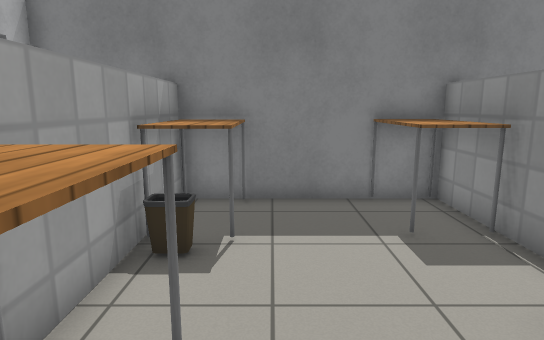
view 1 (above)

24 first-person views from a walk through a Gazebo world. The camera is 1.2 m above the floor, tilts 10° down and sees 75° across. The floor is counted in squares, 0.5 m on a side. Each view is taken from the middle of a square. On the plan, view 1 faces up. The plan holds only what a view shows up to about 20 squares ahead; the rest is blank. Gazebo's built-in surfaces are drawn with simple patterns. Some stock models are drawn as simple stand-ins.

view 2
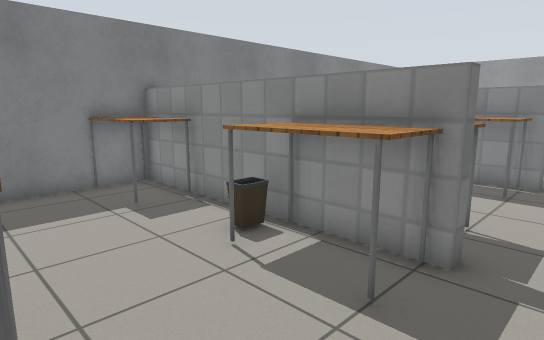

view 3
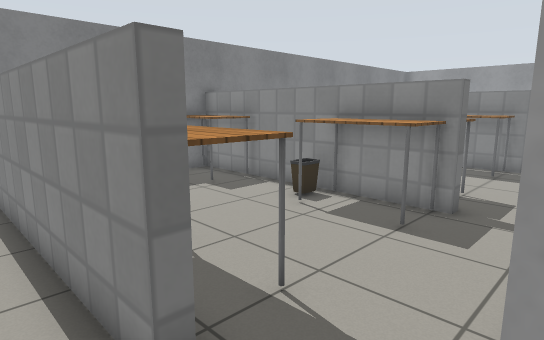

view 4
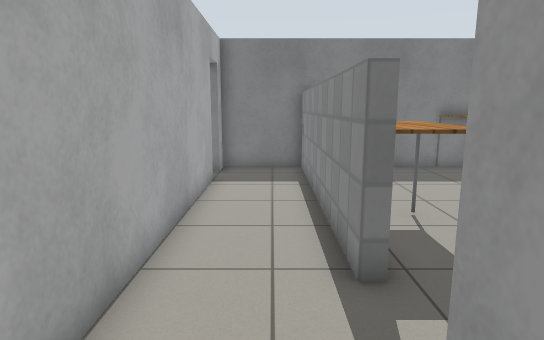

view 5
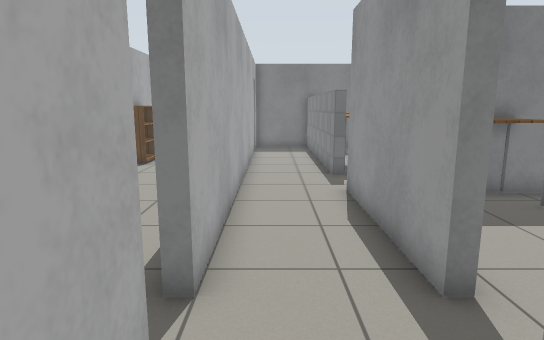

view 6
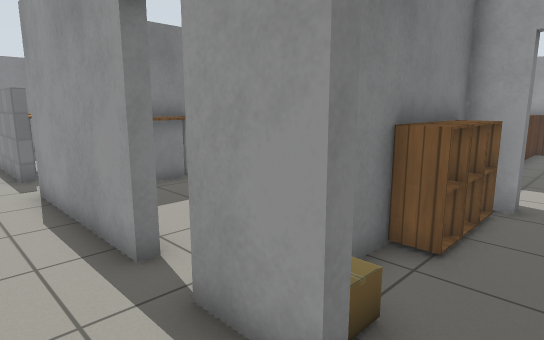

view 7
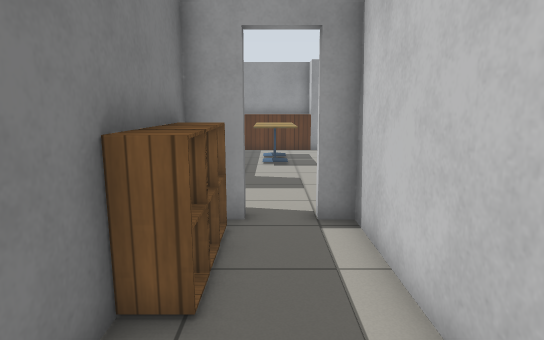

view 8
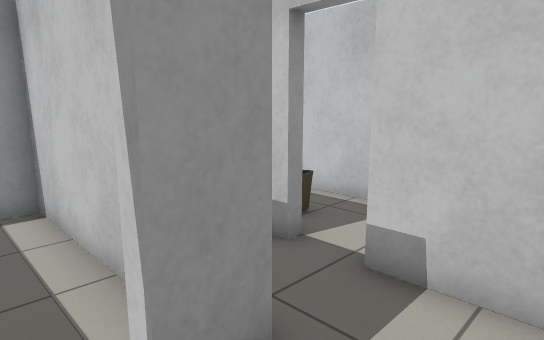

view 9
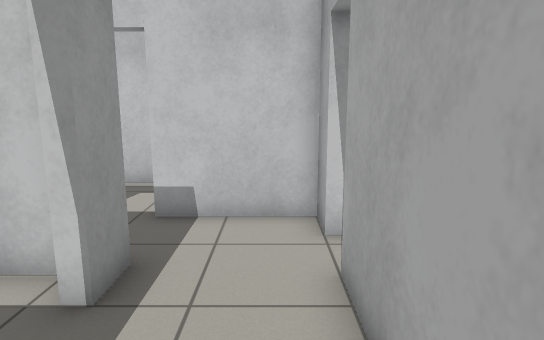

view 10
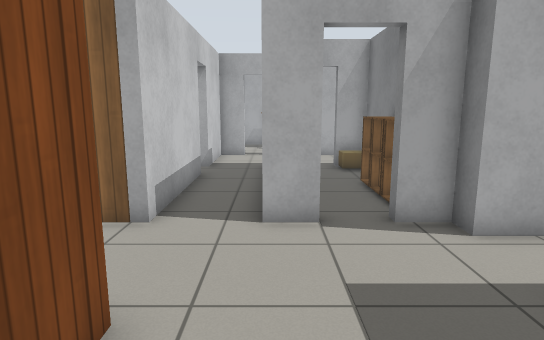

view 11
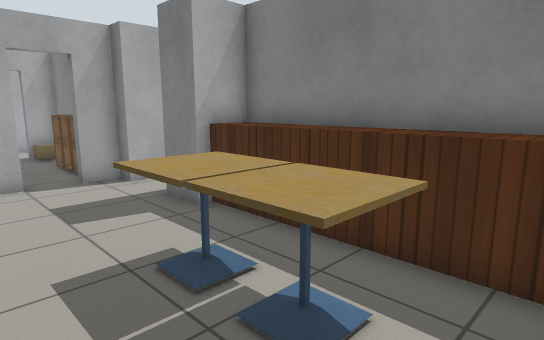

view 12
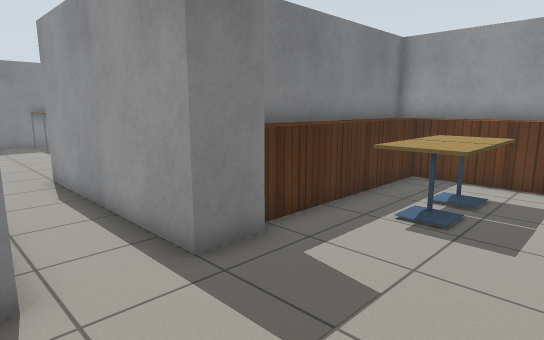

view 13
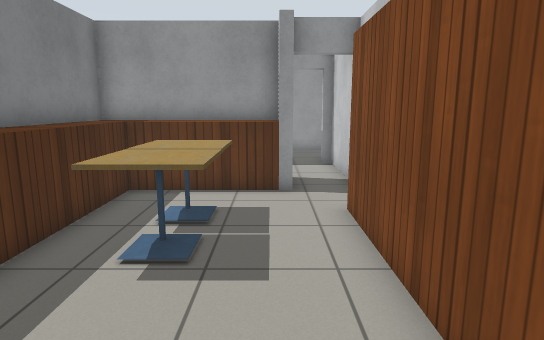

view 14
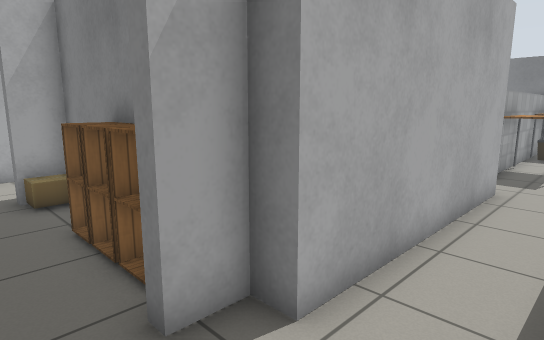

view 15
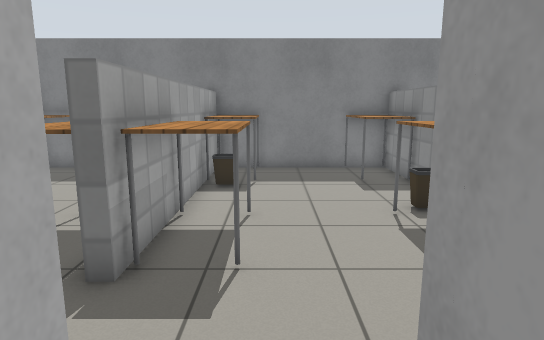

view 16
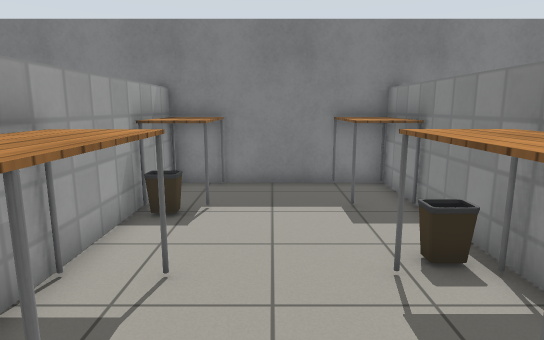

view 17
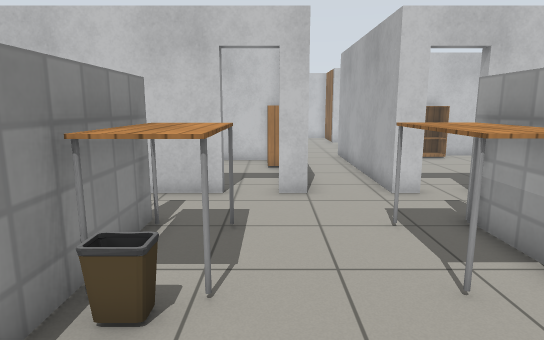

view 18
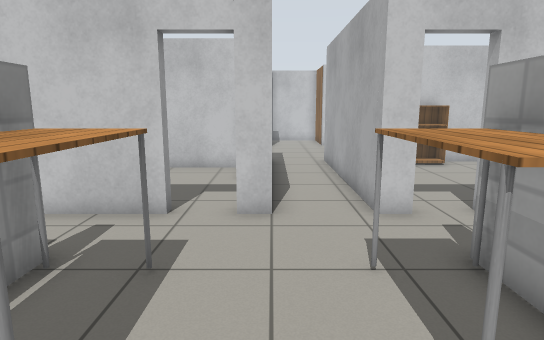

view 19
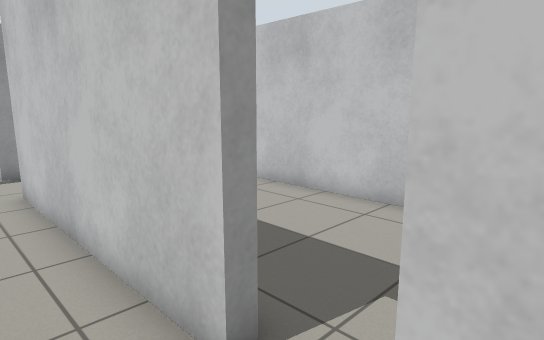

view 20
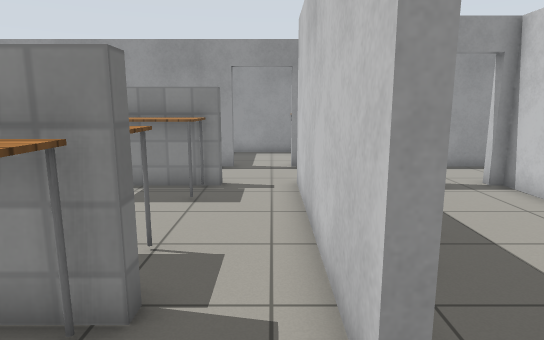

view 21
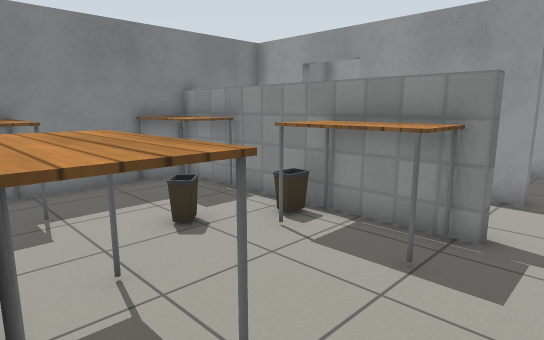

view 22
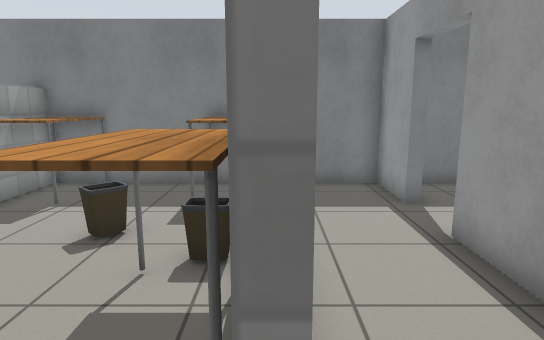

view 23
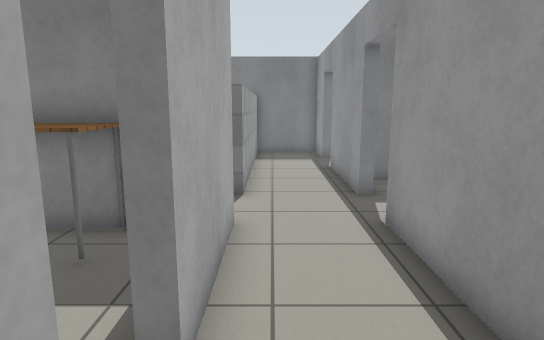

view 24
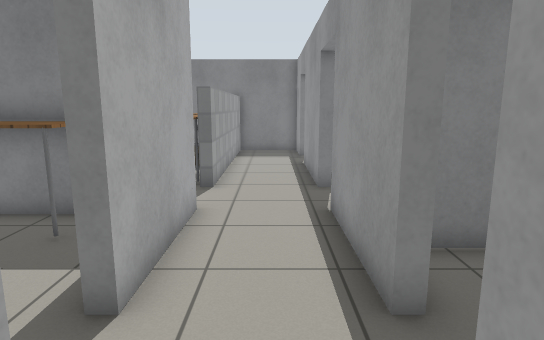

### Floor plan
Ten units are one square. View 1 is at (0, 0); x grows to the right and y downward. Boxes are objects, and circles mark ways between rooms. Rooms are numbered by the first view taken in them; rooms with no view inside come last. Other rooms are left out.
<svg viewBox="-65 -100 299 317">
<path fill="none" stroke="#000" d="M18 28 32 28 32 32M48 4 44 4 44 -5M44 -24 44 -36M48 28 56 28M-28 5 -28 -92M-24 88 -28 88 -28 28M-60 104 -60 124M-60 -69 -60 88M-28 124 -28 104M-31 -92 -60 -92 -60 -84M-20 148 44 148 44 140 48 140M48 124 44 124 44 112 -24 112 -24 124 -28 124M-28 140 -24 140M56 112 48 112M-60 124 -60 134M-28 152 -28 140M-60 164 -60 176 -24 176M-60 134 -60 149M96 112 80 112 80 28M84 168 152 168M48 140 48 152M48 112 48 124M172 156 172 108M56 28 56 112M172 108 95 108M-8 181 -8 176 48 176 48 186M-24 176 -24 180M-12 212 20 212M120 4 116 4 116 -92M48 -6 48 4M48 -65 48 -24M80 28 88 28M104 28 126 28M119 -92 54 -92M48 -92 48 -84M192 4 188 4 188 -92M126 28 192 28M189 -92 119 -92M120 -92 120 -69M192 28 192 72M229 72 224 72 224 28 229 28M229 4 224 4 224 -45M224 109 224 88M229 -68 224 -68 224 -92 189 -92M192 -92 192 4M188 176 224 176 224 172M171 32 148 32M192 72 188 72M188 88 192 88M86 92 188 92M-24 -55 -24 -34M26 -92 -31 -92M44 -36 44 -55M-24 -92 -24 -84M54 -92 44 -92"/>
<rect x="-25" y="-35" width="20" height="40" fill="#bbb"><title>table</title></rect>
<rect x="25" y="-25" width="20" height="30" fill="#bbb"><title>table</title></rect>
<rect x="25" y="-35" width="20" height="10" fill="#bbb"><title>bin</title></rect>
<rect x="-25" y="115" width="10" height="10" fill="#bbb"><title>cardboard box</title></rect>
<rect x="5" y="115" width="10" height="10" fill="#bbb"><title>cabinet</title></rect>
<rect x="15" y="115" width="10" height="10" fill="#bbb"><title>cabinet</title></rect>
<rect x="25" y="115" width="20" height="10" fill="#bbb"><title>cabinet</title></rect>
<rect x="115" y="115" width="20" height="30" fill="#bbb"><title>cafe table</title></rect>
<rect x="135" y="115" width="30" height="30" fill="#bbb"><title>cafe table</title></rect>
<rect x="-5" y="185" width="10" height="10" fill="#bbb"><title>bin</title></rect>
<rect x="45" y="-35" width="30" height="40" fill="#bbb"><title>table</title></rect>
<rect x="45" y="-95" width="20" height="30" fill="#bbb"><title>table</title></rect>
<rect x="55" y="-65" width="10" height="10" fill="#bbb"><title>bin</title></rect>
<rect x="95" y="-25" width="20" height="30" fill="#bbb"><title>table</title></rect>
<rect x="95" y="-45" width="20" height="20" fill="#bbb"><title>bin</title></rect>
<rect x="95" y="-95" width="20" height="40" fill="#bbb"><title>table</title></rect>
<rect x="125" y="-35" width="20" height="40" fill="#bbb"><title>table</title></rect>
<rect x="125" y="-95" width="20" height="40" fill="#bbb"><title>table</title></rect>
<rect x="155" y="-55" width="10" height="20" fill="#bbb"><title>bin</title></rect>
<rect x="165" y="-35" width="20" height="40" fill="#bbb"><title>table</title></rect>
<rect x="165" y="-95" width="20" height="40" fill="#bbb"><title>table</title></rect>
<rect x="175" y="-45" width="10" height="20" fill="#bbb"><title>bin</title></rect>
<rect x="85" y="65" width="10" height="20" fill="#bbb"><title>bookshelf</title></rect>
<rect x="155" y="35" width="20" height="20" fill="#bbb"><title>table</title></rect>
<rect x="-25" y="-65" width="20" height="10" fill="#bbb"><title>bin</title></rect>
<rect x="-25" y="-85" width="20" height="20" fill="#bbb"><title>table</title></rect>
<rect x="25" y="-95" width="20" height="40" fill="#bbb"><title>table</title></rect>
<circle cx="-30" cy="15" r="3" fill="#2a7"/>
<circle cx="50" cy="0" r="3" fill="#2a7"/>
<circle cx="10" cy="-45" r="3" fill="#2a7"/>
<circle cx="-45" cy="115" r="3" fill="#2a7"/>
<circle cx="-45" cy="145" r="3" fill="#2a7"/>
<circle cx="50" cy="130" r="3" fill="#2a7"/>
<circle cx="-30" cy="165" r="3" fill="#2a7"/>
<circle cx="70" cy="160" r="3" fill="#2a7"/>
<circle cx="70" cy="30" r="3" fill="#2a7"/>
<circle cx="190" cy="170" r="3" fill="#2a7"/>
<circle cx="120" cy="15" r="3" fill="#2a7"/>
<circle cx="95" cy="30" r="3" fill="#2a7"/>
<circle cx="190" cy="15" r="3" fill="#2a7"/>
<circle cx="190" cy="80" r="3" fill="#2a7"/>
<text x="10" y="0">1</text>
<text x="-40" y="20">2</text>
<text x="10" y="130">3</text>
<text x="-40" y="160">4</text>
<text x="110" y="130">5</text>
<text x="20" y="170">6</text>
<text x="90" y="-30">7</text>
<text x="160" y="-30">8</text>
<text x="210" y="40">9</text>
<text x="140" y="60">10</text>
<text x="10" y="-60">11</text>
</svg>
Room 1 opens to room 2. Room 1 opens to room 7. Room 1 opens to room 11. Room 2 opens to room 3. Room 3 opens to room 4. Room 3 opens to room 5. Room 4 opens to room 6. Room 5 opens to room 6. Room 5 opens to room 7. Room 5 opens to room 9. Room 7 opens to room 8. Room 7 opens to room 10. Room 8 opens to room 9. Room 9 opens to room 10.

Where each view was taken, in squares from view 1:
view 1: 0 up, 0 right, facing up
view 2: 2 down, 1 left, facing up-right
view 3: 3 down, 4 left, facing up-right
view 4: 5 down, 4 left, facing up
view 5: 13 down, 5 left, facing up
view 6: 14 down, 5 left, facing up-right
view 7: 13 down, 3 left, facing right
view 8: 13 down, 5 left, facing down-right
view 9: 10 down, 5 left, facing down
view 10: 15 down, 12 right, facing left
view 11: 16 down, 17 right, facing up-left
view 12: 16 down, 5 right, facing up-right
view 13: 15 down, 7 right, facing right
view 14: 14 down, 8 right, facing up-left
view 15: 5 down, 7 right, facing up
view 16: 2 down, 8 right, facing up
view 17: 7 up, 9 right, facing down
view 18: 5 up, 8 right, facing down
view 19: 1 down, 8 right, facing down-right
view 20: 2 down, 8 right, facing right
view 21: 2 down, 12 right, facing up-right
view 22: 2 down, 19 right, facing up
view 23: 10 down, 20 right, facing up
view 24: 11 down, 21 right, facing up
